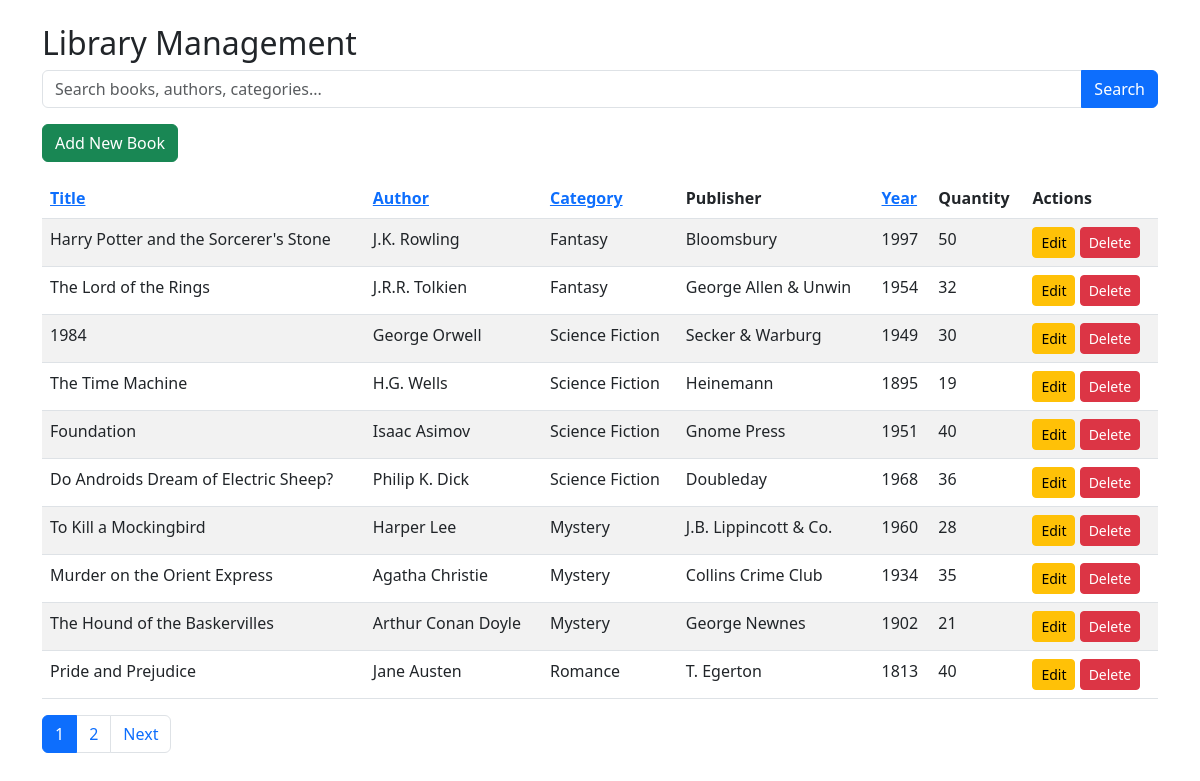
The page / on the database its author committed.
### tables this page shows
CREATE TABLE books (
    id INT AUTO_INCREMENT PRIMARY KEY,
    title VARCHAR(255) NOT NULL,
    author_id INT NOT NULL,
    category_id INT NOT NULL,
    publisher VARCHAR(255) NOT NULL,
    publish_year YEAR NOT NULL,
    quantity INT NOT NULL,
    FOREIGN KEY (author_id) REFERENCES authors(id),
    FOREIGN KEY (category_id) REFERENCES categories(id)
);

CREATE TABLE authors (
    id INT AUTO_INCREMENT PRIMARY KEY,
    author_name VARCHAR(255) NOT NULL,
    book_numbers INT NOT NULL
);

CREATE TABLE categories (
    id INT AUTO_INCREMENT PRIMARY KEY,
    category_name VARCHAR(255) NOT NULL
);

### index.php (the view, shortened to what this page needs)
<?php
$servername = "localhost";
$username = "root";
$password = "";
$dbname = "library_db";
$conn = new mysqli($servername, $username, $password, $dbname);
$books_per_page = 10;
$page = isset($_GET['page']) ? (int)$_GET['page'] : 1;
$offset = ($page - 1) * $books_per_page;
$search_query = "";
if (isset($_GET['search'])) {
    $search_query = $conn->real_escape_string($_GET['search']);
    $search_sql = " AND (books.title LIKE '%$search_query%'
                    OR authors.author_name LIKE '%$search_query%'
                    OR categories.category_name LIKE '%$search_query%')";
} else {
    $search_sql = "";
}
$total_books_sql = "SELECT COUNT(*) AS total FROM books
                    JOIN authors ON books.author_id = authors.id
                    JOIN categories ON books.category_id = categories.id
                    WHERE 1=1 $search_sql";
$total_books_result = $conn->query($total_books_sql);
$total_books = $total_books_result->fetch_assoc()['total'];
$total_pages = ceil($total_books / $books_per_page);
$sql = "SELECT books.*, authors.author_name, categories.category_name
        FROM books
        JOIN authors ON books.author_id = authors.id
        JOIN categories ON books.category_id = categories.id
        WHERE 1=1 $search_sql
        LIMIT $offset, $books_per_page";
$result = $conn->query($sql);
?>
<!DOCTYPE html>
<html lang="en">
<head>
    <link href="https://cdn.jsdelivr.net/npm/bootstrap@5.3.0/dist/css/bootstrap.min.css" rel="stylesheet">
</head>
<body>
<div class="container mt-4">
    <h2>Library Management</h2>
    <form method="get" class="input-group mb-3">
        <input type="text" name="query" class="form-control" placeholder="Search books, authors, categories..." value="<?php echo $search_query; ?>">
        <button class="btn btn-primary" type="submit">Search</button>
    </form>
    <a href="add_book.php" class="btn btn-success mb-3">Add New Book</a>
    <table class="table table-striped">
        <thead>
            <tr>
                <th><a href="?order_by=title&order=<?php echo $order === 'ASC' ? 'DESC' : 'ASC'; ?>">Title</a></th>
                <th><a href="?order_by=author_name&order=<?php echo $order === 'ASC' ? 'DESC' : 'ASC'; ?>">Author</a></th>
                <th><a href="?order_by=category_name&order=<?php echo $order === 'ASC' ? 'DESC' : 'ASC'; ?>">Category</a></th>
                <th>Publisher</th>
                <th><a href="?order_by=publish_year&order=<?php echo $order === 'ASC' ? 'DESC' : 'ASC'; ?>">Year</a></th>
                <th>Quantity</th>
                <th>Actions</th>
            </tr>
        </thead>
        <tbody>
            <?php while ($row = $result->fetch_assoc()): ?>
                <tr>
                    <td><?php echo $row['title']; ?></td>
                    <td><?php echo $row['author_name']; ?></td>
                    <td><?php echo $row['category_name']; ?></td>
                    <td><?php echo $row['publisher']; ?></td>
                    <td><?php echo $row['publish_year']; ?></td>
                    <td><?php echo $row['quantity']; ?></td>
                    <td>
                        <a href="edit_book.php?id=<?php echo $row['id']; ?>" class="btn btn-warning btn-sm">Edit</a>
                        <button class="btn btn-danger btn-sm" data-bs-toggle="modal" data-bs-target="#deleteModal" data-id="<?php echo $row['id']; ?>">Delete</button>
                    </td>
                </tr>
            <?php endwhile; ?>
        </tbody>
    </table>
  <nav>
        <ul class="pagination">
            <?php for ($i = 1; $i <= $total_pages; $i++): ?>
                <li class="page-item <?php if ($i == $page) echo 'active'; ?>">
                    <a class="page-link" href="?page=<?php echo $i; ?>&search=<?php echo htmlspecialchars($search_query); ?>"><?php echo $i; ?></a>
                </li>
            <?php endfor; ?>
            <?php if ($page < $total_pages): ?>
                <li class="page-item"><a class="page-link" href="?page=<?php echo $page + 1; ?>&search=<?php echo htmlspecialchars($search_query); ?>">Next</a></li>
            <?php endif; ?>
        </ul>
    </nav>
</div>
</body>
</html>

### rows shown on the page
books: title "Harry Potter and the Sorcerer's Stone", author.author_name "J.K. Rowling", category.category_name "Fantasy", publisher "Bloomsbury", publish_year "1997", quantity "50"
books: title "The Lord of the Rings", author.author_name "J.R.R. Tolkien", category.category_name "Fantasy", publisher "George Allen & Unwin", publish_year "1954", quantity "32"
books: title "1984", author.author_name "George Orwell", category.category_name "Science Fiction", publisher "Secker & Warburg", publish_year "1949", quantity "30"
books: title "The Time Machine", author.author_name "H.G. Wells", category.category_name "Science Fiction", publisher "Heinemann", publish_year "1895", quantity "19"
books: title "Foundation", author.author_name "Isaac Asimov", category.category_name "Science Fiction", publisher "Gnome Press", publish_year "1951", quantity "40"
books: title "Do Androids Dream of Electric Sheep?", author.author_name "Philip K. Dick", category.category_name "Science Fiction", publisher "Doubleday", publish_year "1968", quantity "36"
books: title "To Kill a Mockingbird", author.author_name "Harper Lee", category.category_name "Mystery", publisher "J.B. Lippincott & Co.", publish_year "1960", quantity "28"
books: title "Murder on the Orient Express", author.author_name "Agatha Christie", category.category_name "Mystery", publisher "Collins Crime Club", publish_year "1934", quantity "35"
books: title "The Hound of the Baskervilles", author.author_name "Arthur Conan Doyle", category.category_name "Mystery", publisher "George Newnes", publish_year "1902", quantity "21"
books: title "Pride and Prejudice", author.author_name "Jane Austen", category.category_name "Romance", publisher "T. Egerton", publish_year "1813", quantity "40"
